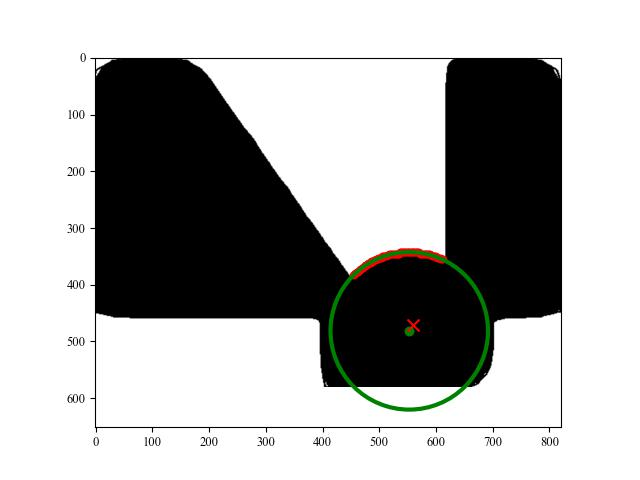
#> input picture 6层9道直焊仿真截面图/fitted/fitted_p1-1.jpg, 640 x 480 px, given in place of p2_extracted_0018.bmp, which was not available
$ jupyter execute --allow-errors p1_fitting.ipynb
#> lines starting #> are read from the running program, lines starting #| are printed output that depends on the picture; long printed decimals are rounded; pictures that were not available may be replaced by others from this repository, and a replacement may not be noted
[cell 1]
# 拟合并且保存图片
import csv
import cv2
import numpy as np
import matplotlib.pyplot as plt
from scipy.optimize import curve_fit
from matplotlib.patches import Circle
import os
# from scipy.optimize import curve_fit

def circle(x, cx, cy, r):
    return np.sqrt(r**2 - (x - cx)**2) + cy


# 创建一个列表，用于存储圆心和半径
circle_data = []
# 读取黑白图片
filename = 'p2_extracted_0018.bmp'
folder_path = './p2_extracted/'
# os.path.join(output_path, 'fitted_'+filename)
image = cv2.imread(os.path.join(folder_path, filename), cv2.IMREAD_GRAYSCALE)
#> image: shape (480, 640); min 0, max 255, mean 172.9
# image = cv2.imread('./cropped/cropped_p2-1_0015.bmp', cv2.IMREAD_GRAYSCALE)
width, length = image.shape
#> width = 480; length = 640
print(length)
#| 640
print(width)
#| 480

# 定义特定区域的边界框 [start_row:end_row, start_col:end_col]

# start_row, end_row = 50, 150  # 请根据实际情况调整
# start_col, end_col = 175, 235

# 裁剪图像
# cropped_image = image[start_row:end_row, start_col:end_col]


cropped_image = image

# 获取裁剪后图像的形状
rows, cols = cropped_image.shape
#> rows = 480; cols = 640

# 存储每列的第一个黑色点的坐标
first_black_pixels = []

# 遍历每一列
for col in range(cols):
    # 找到当前列中第一个黑色点的行坐标
    black_pixel_row = np.argmax(cropped_image[:, col] == 0)

    # 如果找到了黑色点，则记录坐标
    if black_pixel_row > 0:  # 0 表示未找到黑色点
        # 转换坐标为完整图像坐标
        full_image_row =width - (0 + black_pixel_row)
        first_black_pixels.append((0 + col, full_image_row))
#> this loop made 640 passes
#> (black_pixel_row, full_image_row) on passes 72, 74, 78, 92, 94, 95, 96, 97, 98, 99, 100, 101: (229, 251), (286, 194), (114, 366), (58, 422), (58, 422), (58, 422), (59, 421), (58, 422), (76, 404), (74, 406), (73, 407), (71, 409)
#> black_pixel_row on passes 1 to 6: 0, 0, 0, 0, 0, 0
#> after the loop, first_black_pixels = 473 pairs, first value 71 to 561, second value 194 to 422

# 将坐标转换为 NumPy 数组
first_black_pixels = np.array(first_black_pixels)
# print(first_black_pixels)
print(first_black_pixels[:, 0].shape)
#| (473,)
print(first_black_pixels[:, 1].shape)
#| (473,)
# 进行圆形拟合
p0 = [np.mean(first_black_pixels[:, 0])-50, np.mean(first_black_pixels[:, 1])-200, 200.0]  # 初始猜测值
#> p0 = [274.9, 141.7, 200]
# p0 = [200, 200, 50.0]  # 初始猜测值


params, covariance = curve_fit(circle, first_black_pixels[:, 0], first_black_pixels[:, 1], p0=p0)
#> params = [274.9, 141.7, 200]; covariance = [[inf, inf, inf], [inf, inf, inf], [inf, inf, inf]]
# params, covariance = curve_fit(circle, first_black_pixels[:, 0].ravel(), first_black_pixels[:, 1].ravel(), p0=p0)


# 提取拟合结果
cx, cy, r = params
#> cx = 274.9; cy = 141.7; r = 200

# 生成拟合曲线的 x 值范围
fit_x = np.linspace(min(first_black_pixels[:, 0]), max(first_black_pixels[:, 0]), 100)
#> fit_x = 100 values from 71 to 561

# 计算拟合曲线的 y 值
fit_y = circle(fit_x, cx, cy, r)

# 显示图像
output_path = './fitted/'
if not os.path.exists(output_path):
    os.makedirs(output_path)


output_filename = os.path.join(output_path, 'fitted_'+filename.replace('bmp','jpg'))
if not os.path.exists(output_path):
        os.makedirs(output_path)
plt.imshow(image, cmap='gray')

# 在坐标轴上画出每列的第一个黑色点的位置
plt.scatter(first_black_pixels[:, 0], width-first_black_pixels[:, 1], color='red', s=5)
# 画出拟合圆
# plt.plot(fit_x, fit_y, color='blue')
circle_patch = Circle((cx, width-cy), r, color='purple', fill=False)
plt.gca().add_patch(circle_patch)


scale_factor = 41 / length  # 将369像素映射到29mm
#> scale_factor = 0.0641

# 标记圆心位置
plt.scatter(cx, width-cy, color='green', marker='x')

p1= [0, 3]
p1_scaled=[0,0]
p1_scaled[0] = (-p1[0]+28)/scale_factor
p1_scaled[1] = width - (p1[1]+6)/scale_factor
print( "焊接位置/mm：", p1[0], p1[1])

print(p1_scaled)
#| [437.073, 339.512]
plt.scatter(p1_scaled[0], p1_scaled[1], color='red', marker='x')

# # 显示图像、黑色像素位置和拟合圆
# plt.axis('equal')
# plt.show()
plt.savefig(output_filename)
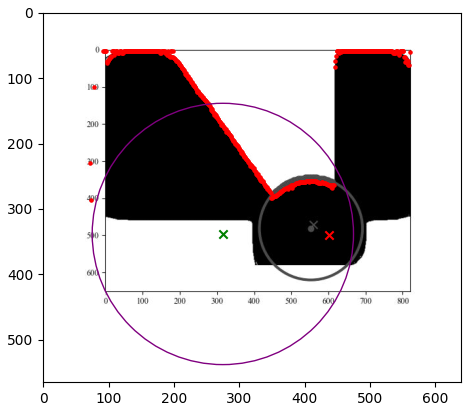
#> figure drawn by matplotlib, 1 panel
print("圆半径",r*scale_factor,"mm")
#| 圆半径 12.812 mm


scaled_first_black_pixels = first_black_pixels * scale_factor
#> scaled_first_black_pixels = 473 pairs, first value 4.55 to 35.94, second value 12.43 to 27.03
# p0_scaled = [175 * scale_factor, 60 * scale_factor, 150.0 * scale_factor]  # 初始猜测值
p0_scaled = [p * scale_factor for p in p0]
#> p0_scaled = [17.61, 9.08, 12.81]
params_scaled, covariance_scaled = curve_fit(circle, scaled_first_black_pixels[:, 0], scaled_first_black_pixels[:, 1], p0=p0_scaled)
#> params_scaled = [17.61, 9.08, 12.81]; covariance_scaled has the same summary as covariance
# 计算标准偏差作为拟合误差的估计
fit_errors = np.sqrt(np.diag(covariance_scaled))
#> fit_errors = [inf, inf, inf]
print(f"Circle center (cx_scaled/mm, cy_scaled/mm): ({28-cx*scale_factor:.2f} ± {fit_errors[0]:.2f}, {cy*scale_factor-6:.2f} ± {fit_errors[1]:.2f})")
#| Circle center (cx_scaled/mm, cy_scaled/mm): (10.39 ± inf, 3.08 ± inf)
print(f"Circle radius (r_scaled/mm): {r*scale_factor:.2f} ± {fit_errors[2]:.2f}")
#| Circle radius (r_scaled/mm): 12.81 ± inf
circle_data.append((round(cx*scale_factor, 1), round(cy*scale_factor, 1), round(r*scale_factor, 1)))


# [26 lines of commented-out code are left out]


$ run again, on 6层9道直焊仿真截面图/fitted/fitted_p4-2.jpg
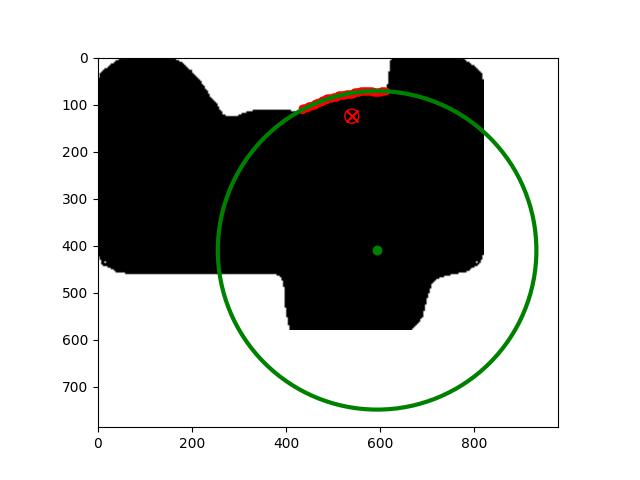
#> input picture 6层9道直焊仿真截面图/fitted/fitted_p4-2.jpg, 640 x 480 px, given in place of p2_extracted_0018.bmp, which was not available
#| 640
#| 480
#> the loop `for col in range(cols):` made 640 passes
#> (black_pixel_row, full_image_row) on passes 64, 65, 66, 67, 68, 69, 72, 73: (247, 233), (109, 371), (198, 282), (100, 380), (241, 239), (156, 324), (106, 374), (151, 329)
#> after the loop `for col in range(cols):`: first_black_pixels = 476 pairs, first value 63 to 558, second value 53 to 427
#| (476,)
#| (476,)
#> p0 = [267.1, 144.2, 200]
#> covariance = [[inf, inf, inf], [inf, inf, inf], [inf, inf, inf]]
#> cx = 267.1; cy = 144.2; r = 200
#| [437.073, 339.512]
#> `plt.savefig(output_filename)`:
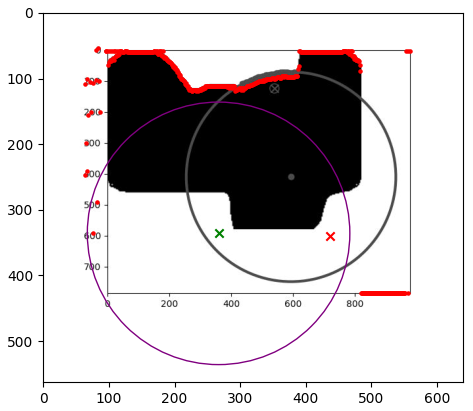
#> figure drawn by matplotlib, 1 panel
#| 圆半径 12.812 mm
#> scaled_first_black_pixels = 476 pairs, first value 4.04 to 35.75, second value 3.4 to 27.35
#> p0_scaled = [17.11, 9.23, 12.81]
#> covariance_scaled has the same summary as covariance
#> fit_errors = [inf, inf, inf]
#| Circle center (cx_scaled/mm, cy_scaled/mm): (10.89 ± inf, 3.23 ± inf)
#| Circle radius (r_scaled/mm): 12.81 ± inf

$ run again, on 6层9道直焊仿真截面图/fitted/fitted_p5-1.jpg
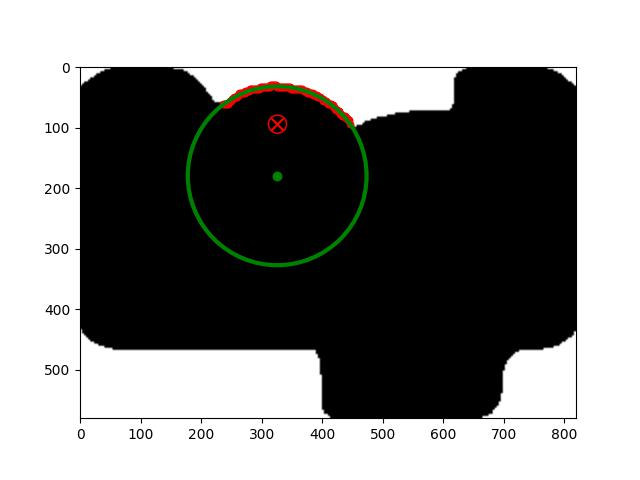
#> input picture 6层9道直焊仿真截面图/fitted/fitted_p5-1.jpg, 640 x 480 px, given in place of p2_extracted_0018.bmp, which was not available
#| 640
#| 480
#> the loop `for col in range(cols):` made 640 passes
#> (black_pixel_row, full_image_row) on passes 47, 48, 49, 50, 51, 54, 55, 59: (365, 115), (132, 348), (124, 356), (132, 348), (132, 348), (126, 354), (186, 294), (372, 108)
#> after the loop `for col in range(cols):`: first_black_pixels = 516 pairs, first value 46 to 576, second value 108 to 417
#| (516,)
#| (516,)
#> p0 = [268.2, 208.6, 200]
#> covariance = [[inf, inf, inf], [inf, inf, inf], [inf, inf, inf]]
#> cx = 268.2; cy = 208.6; r = 200
#| [437.073, 339.512]
#> `plt.savefig(output_filename)`:
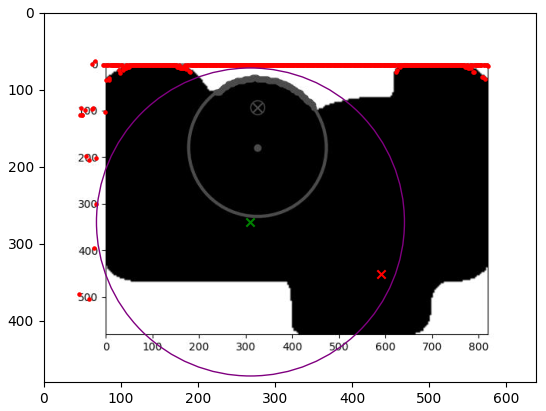
#> figure drawn by matplotlib, 1 panel
#| 圆半径 12.812 mm
#> scaled_first_black_pixels = 516 pairs, first value 2.95 to 36.9, second value 6.92 to 26.71
#> p0_scaled = [17.18, 13.36, 12.81]
#> covariance_scaled has the same summary as covariance
#> fit_errors = [inf, inf, inf]
#| Circle center (cx_scaled/mm, cy_scaled/mm): (10.82 ± inf, 7.36 ± inf)
#| Circle radius (r_scaled/mm): 12.81 ± inf

$ run again, on 6层9道直焊仿真截面图/fitted/fitted_p5-2.jpg
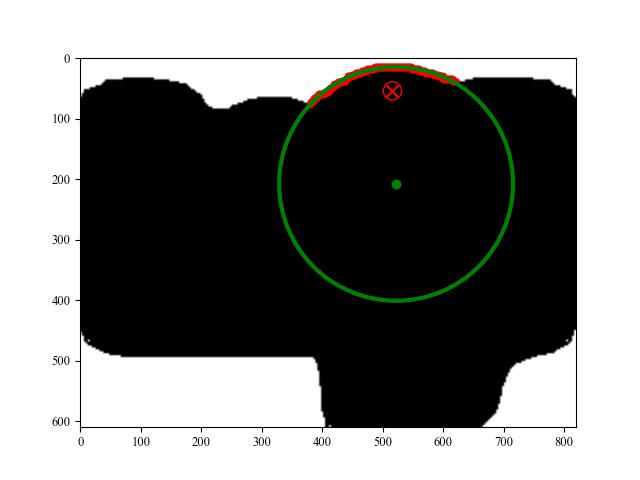
#> input picture 6层9道直焊仿真截面图/fitted/fitted_p5-2.jpg, 640 x 480 px, given in place of p2_extracted_0018.bmp, which was not available
#| 640
#| 480
#> the loop `for col in range(cols):` made 640 passes
#> (black_pixel_row, full_image_row) on passes 54, 56, 57, 59, 63, 78, 79, 80: (420, 60), (183, 297), (302, 178), (177, 303), (118, 362), (58, 422), (58, 422), (119, 361)
#> after the loop `for col in range(cols):`: first_black_pixels = 505 pairs, first value 53 to 576, second value 60 to 422
#| (505,)
#| (505,)
#> p0 = [273.8, 192.6, 200]
#> covariance = [[inf, inf, inf], [inf, inf, inf], [inf, inf, inf]]
#> cx = 273.8; cy = 192.6; r = 200
#| [437.073, 339.512]
#> `plt.savefig(output_filename)`:
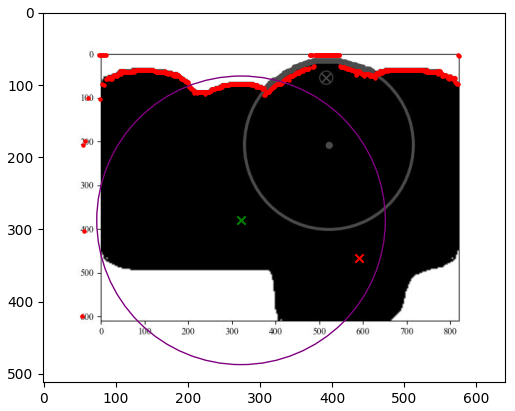
#> figure drawn by matplotlib, 1 panel
#| 圆半径 12.812 mm
#> scaled_first_black_pixels = 505 pairs, first value 3.4 to 36.9, second value 3.84 to 27.03
#> p0_scaled = [17.54, 12.34, 12.81]
#> covariance_scaled has the same summary as covariance
#> fit_errors = [inf, inf, inf]
#| Circle center (cx_scaled/mm, cy_scaled/mm): (10.46 ± inf, 6.34 ± inf)
#| Circle radius (r_scaled/mm): 12.81 ± inf
